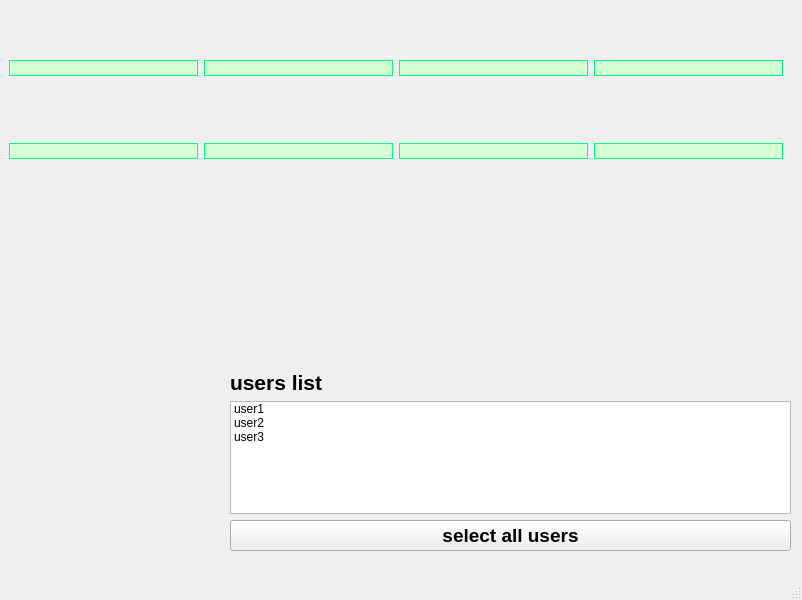
<?xml version="1.0" encoding="UTF-8"?>
<ui version="4.0">
 <class>MainWindow</class>
 <widget class="QMainWindow" name="MainWindow">
  <property name="geometry">
   <rect>
    <x>0</x>
    <y>0</y>
    <width>802</width>
    <height>600</height>
   </rect>
  </property>
  <property name="windowTitle">
   <string>MainWindow</string>
  </property>
  <widget class="QWidget" name="centralwidget">
   <widget class="QWidget" name="verticalLayoutWidget">
    <property name="geometry">
     <rect>
      <x>230</x>
      <y>370</y>
      <width>561</width>
      <height>181</height>
     </rect>
    </property>
    <layout class="QVBoxLayout" name="verticalLayout_2">
     <item>
      <widget class="QLabel" name="label1">
       <property name="font">
        <font>
         <pointsize>16</pointsize>
         <weight>75</weight>
         <bold>true</bold>
        </font>
       </property>
       <property name="text">
        <string>users list</string>
       </property>
      </widget>
     </item>
     <item>
      <widget class="QListWidget" name="usersList">
       <item>
        <property name="text">
         <string>user1</string>
        </property>
       </item>
       <item>
        <property name="text">
         <string>user2</string>
        </property>
       </item>
       <item>
        <property name="text">
         <string>user3</string>
        </property>
       </item>
      </widget>
     </item>
     <item>
      <widget class="QPushButton" name="selectAllUsers">
       <property name="font">
        <font>
         <pointsize>14</pointsize>
         <weight>75</weight>
         <bold>true</bold>
        </font>
       </property>
       <property name="text">
        <string>select all users</string>
       </property>
      </widget>
     </item>
    </layout>
   </widget>
   <widget class="QWidget" name="gridLayoutWidget">
    <property name="geometry">
     <rect>
      <x>-1</x>
      <y>-1</y>
      <width>801</width>
      <height>224</height>
     </rect>
    </property>
    <layout class="QGridLayout" name="gridLayout_2">
     <item row="0" column="4">
      <widget class="QPushButton" name="lock">
       <property name="autoFillBackground">
        <bool>false</bool>
       </property>
       <property name="styleSheet">
        <string notr="true">QPushButton{
	border: 1px solid rgb(0, 255, 127);
	border-radius: 20px;
	background-color: rgb(213, 255, 213);
}
QPushButton:hover{
	border: 1px solid rgb(0, 255, 127);
	border-radius: 20px;
	background-color: rgb(0, 170, 0);
}

QPushButton:pressed{
	border: 10px solid rgb(0, 255, 127);
	border-radius: 20px;
	background-color: rgb(0, 170, 0);
}
</string>
       </property>
       <property name="text">
        <string/>
       </property>
       <property name="icon">
        <iconset resource="res/imgs/imgs.qrc">
         <normaloff>:/newPrefix/lock.png</normaloff>:/newPrefix/lock.png</iconset>
       </property>
       <property name="iconSize">
        <size>
         <width>100</width>
         <height>100</height>
        </size>
       </property>
       <property name="flat">
        <bool>true</bool>
       </property>
      </widget>
     </item>
     <item row="0" column="1">
      <widget class="QPushButton" name="turnStudentPCOn">
       <property name="autoFillBackground">
        <bool>false</bool>
       </property>
       <property name="styleSheet">
        <string notr="true">QPushButton{
	border: 1px solid rgb(0, 255, 127);
	border-radius: 20px;
	background-color: rgb(213, 255, 213);
}
QPushButton:hover{
	border: 1px solid rgb(0, 255, 127);
	border-radius: 20px;
	background-color: rgb(0, 170, 0);
}

QPushButton:pressed{
	border: 10px solid rgb(0, 255, 127);
	border-radius: 20px;
	background-color: rgb(0, 170, 0);
}
</string>
       </property>
       <property name="text">
        <string/>
       </property>
       <property name="icon">
        <iconset resource="res/imgs/imgs.qrc">
         <normaloff>:/newPrefix/switch-on.png</normaloff>:/newPrefix/switch-on.png</iconset>
       </property>
       <property name="iconSize">
        <size>
         <width>100</width>
         <height>100</height>
        </size>
       </property>
       <property name="flat">
        <bool>true</bool>
       </property>
      </widget>
     </item>
     <item row="0" column="2">
      <widget class="QPushButton" name="watchStudentScreen">
       <property name="autoFillBackground">
        <bool>false</bool>
       </property>
       <property name="styleSheet">
        <string notr="true">QPushButton{
	border: 1px solid rgb(0, 255, 127);
	border-radius: 20px;
	background-color: rgb(213, 255, 213);
}
QPushButton:hover{
	border: 1px solid rgb(0, 255, 127);
	border-radius: 20px;
	background-color: rgb(0, 170, 0);
}

QPushButton:pressed{
	border: 10px solid rgb(0, 255, 127);
	border-radius: 20px;
	background-color: rgb(0, 170, 0);
}
</string>
       </property>
       <property name="text">
        <string/>
       </property>
       <property name="icon">
        <iconset resource="res/imgs/imgs.qrc">
         <normaloff>:/newPrefix/watch screen.png</normaloff>:/newPrefix/watch screen.png</iconset>
       </property>
       <property name="iconSize">
        <size>
         <width>100</width>
         <height>100</height>
        </size>
       </property>
       <property name="flat">
        <bool>true</bool>
       </property>
      </widget>
     </item>
     <item row="1" column="1">
      <widget class="QPushButton" name="turnOffStudentPC">
       <property name="autoFillBackground">
        <bool>false</bool>
       </property>
       <property name="styleSheet">
        <string notr="true">QPushButton{
	border: 1px solid rgb(0, 255, 127);
	border-radius: 20px;
	background-color: rgb(213, 255, 213);
}
QPushButton:hover{
	border: 1px solid rgb(0, 255, 127);
	border-radius: 20px;
	background-color: rgb(0, 170, 0);
}

QPushButton:pressed{
	border: 10px solid rgb(0, 255, 127);
	border-radius: 20px;
	background-color: rgb(0, 170, 0);
}
</string>
       </property>
       <property name="text">
        <string/>
       </property>
       <property name="icon">
        <iconset resource="res/imgs/imgs.qrc">
         <normaloff>:/newPrefix/switch-off.png</normaloff>:/newPrefix/switch-off.png</iconset>
       </property>
       <property name="iconSize">
        <size>
         <width>100</width>
         <height>100</height>
        </size>
       </property>
       <property name="flat">
        <bool>true</bool>
       </property>
      </widget>
     </item>
     <item row="1" column="3">
      <widget class="QPushButton" name="stopShareScreen">
       <property name="autoFillBackground">
        <bool>false</bool>
       </property>
       <property name="styleSheet">
        <string notr="true">QPushButton{
	border: 1px solid rgb(0, 255, 127);
	border-radius: 20px;
	background-color: rgb(213, 255, 213);
}
QPushButton:hover{
	border: 1px solid rgb(0, 255, 127);
	border-radius: 20px;
	background-color: rgb(0, 170, 0);
}

QPushButton:pressed{
	border: 10px solid rgb(0, 255, 127);
	border-radius: 20px;
	background-color: rgb(0, 170, 0);
}
</string>
       </property>
       <property name="text">
        <string/>
       </property>
       <property name="icon">
        <iconset resource="res/imgs/imgs.qrc">
         <normaloff>:/newPrefix/stop share screen.png</normaloff>:/newPrefix/stop share screen.png</iconset>
       </property>
       <property name="iconSize">
        <size>
         <width>100</width>
         <height>100</height>
        </size>
       </property>
       <property name="flat">
        <bool>true</bool>
       </property>
      </widget>
     </item>
     <item row="0" column="0">
      <spacer name="horizontalSpacer">
       <property name="orientation">
        <enum>Qt::Horizontal</enum>
       </property>
       <property name="sizeType">
        <enum>QSizePolicy::Fixed</enum>
       </property>
       <property name="sizeHint" stdset="0">
        <size>
         <width>10</width>
         <height>10</height>
        </size>
       </property>
      </spacer>
     </item>
     <item row="0" column="3">
      <widget class="QPushButton" name="startShareScreen">
       <property name="autoFillBackground">
        <bool>false</bool>
       </property>
       <property name="styleSheet">
        <string notr="true">QPushButton{
	border: 1px solid rgb(0, 255, 127);
	border-radius: 20px;
	background-color: rgb(213, 255, 213);
}
QPushButton:hover{
	border: 1px solid rgb(0, 255, 127);
	border-radius: 20px;
	background-color: rgb(0, 170, 0);
}

QPushButton:pressed{
	border: 10px solid rgb(0, 255, 127);
	border-radius: 20px;
	background-color: rgb(0, 170, 0);
}
</string>
       </property>
       <property name="text">
        <string/>
       </property>
       <property name="icon">
        <iconset resource="res/imgs/imgs.qrc">
         <normaloff>:/newPrefix/share screen.png</normaloff>:/newPrefix/share screen.png</iconset>
       </property>
       <property name="iconSize">
        <size>
         <width>100</width>
         <height>100</height>
        </size>
       </property>
       <property name="flat">
        <bool>true</bool>
       </property>
      </widget>
     </item>
     <item row="1" column="4">
      <widget class="QPushButton" name="unlock">
       <property name="autoFillBackground">
        <bool>false</bool>
       </property>
       <property name="styleSheet">
        <string notr="true">QPushButton{
	border: 1px solid rgb(0, 255, 127);
	border-radius: 20px;
	background-color: rgb(213, 255, 213);
}
QPushButton:hover{
	border: 1px solid rgb(0, 255, 127);
	border-radius: 20px;
	background-color: rgb(0, 170, 0);
}

QPushButton:pressed{
	border: 10px solid rgb(0, 255, 127);
	border-radius: 20px;
	background-color: rgb(0, 170, 0);
}
</string>
       </property>
       <property name="text">
        <string/>
       </property>
       <property name="icon">
        <iconset resource="res/imgs/imgs.qrc">
         <normaloff>:/newPrefix/unlock.png</normaloff>:/newPrefix/unlock.png</iconset>
       </property>
       <property name="iconSize">
        <size>
         <width>100</width>
         <height>100</height>
        </size>
       </property>
       <property name="flat">
        <bool>true</bool>
       </property>
      </widget>
     </item>
     <item row="1" column="2">
      <widget class="QPushButton" name="sendFile">
       <property name="autoFillBackground">
        <bool>false</bool>
       </property>
       <property name="styleSheet">
        <string notr="true">QPushButton{
	border: 1px solid rgb(0, 255, 127);
	border-radius: 20px;
	background-color: rgb(213, 255, 213);
}
QPushButton:hover{
	border: 1px solid rgb(0, 255, 127);
	border-radius: 20px;
	background-color: rgb(0, 170, 0);
}

QPushButton:pressed{
	border: 10px solid rgb(0, 255, 127);
	border-radius: 20px;
	background-color: rgb(0, 170, 0);
}
</string>
       </property>
       <property name="text">
        <string/>
       </property>
       <property name="icon">
        <iconset resource="res/imgs/imgs.qrc">
         <normaloff>:/newPrefix/send-file.png</normaloff>:/newPrefix/send-file.png</iconset>
       </property>
       <property name="iconSize">
        <size>
         <width>100</width>
         <height>100</height>
        </size>
       </property>
       <property name="flat">
        <bool>true</bool>
       </property>
      </widget>
     </item>
     <item row="1" column="0">
      <spacer name="horizontalSpacer_2">
       <property name="orientation">
        <enum>Qt::Horizontal</enum>
       </property>
       <property name="sizeType">
        <enum>QSizePolicy::Fixed</enum>
       </property>
       <property name="sizeHint" stdset="0">
        <size>
         <width>10</width>
         <height>10</height>
        </size>
       </property>
      </spacer>
     </item>
     <item row="1" column="5">
      <spacer name="horizontalSpacer_4">
       <property name="orientation">
        <enum>Qt::Horizontal</enum>
       </property>
       <property name="sizeType">
        <enum>QSizePolicy::Fixed</enum>
       </property>
       <property name="sizeHint" stdset="0">
        <size>
         <width>17</width>
         <height>17</height>
        </size>
       </property>
      </spacer>
     </item>
     <item row="0" column="5">
      <spacer name="horizontalSpacer_3">
       <property name="orientation">
        <enum>Qt::Horizontal</enum>
       </property>
       <property name="sizeType">
        <enum>QSizePolicy::Fixed</enum>
       </property>
       <property name="sizeHint" stdset="0">
        <size>
         <width>10</width>
         <height>10</height>
        </size>
       </property>
      </spacer>
     </item>
    </layout>
   </widget>
  </widget>
  <widget class="QMenuBar" name="menubar">
   <property name="geometry">
    <rect>
     <x>0</x>
     <y>0</y>
     <width>802</width>
     <height>21</height>
    </rect>
   </property>
  </widget>
  <widget class="QStatusBar" name="statusbar"/>
 </widget>
 <resources>
  <include location="res/imgs/imgs.qrc"/>
  <include location="res/imgs/imgs.qrc"/>
 </resources>
 <connections/>
</ui>
